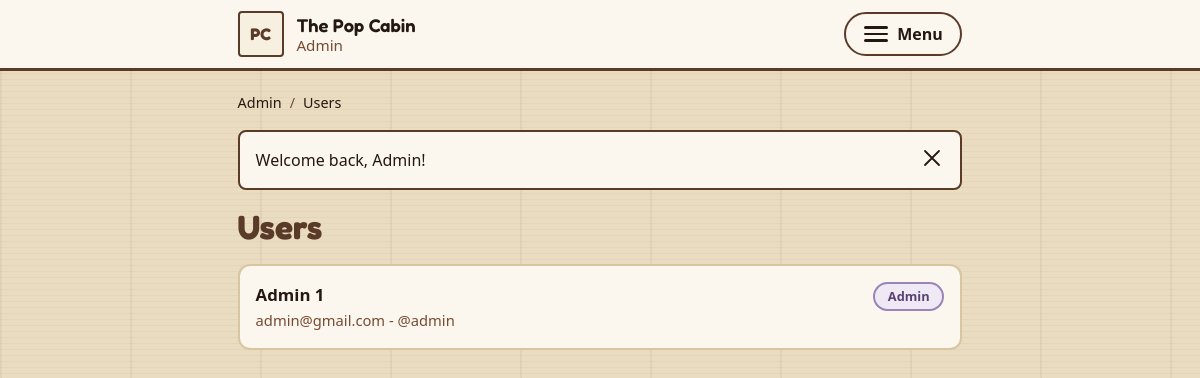
Before: /admin/users.php (signed in) with the older database file.
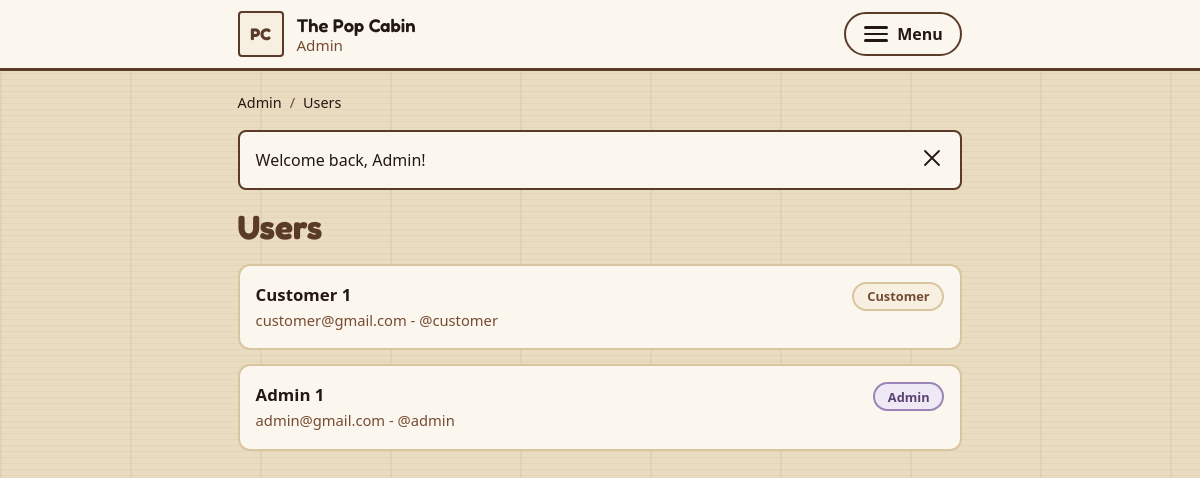
After: the same page with the newer database file.
### tables this page shows
CREATE TABLE `users` (
  `user_id` int(11) NOT NULL,
  `username` varchar(50) NOT NULL,
  `email` varchar(150) NOT NULL,
  `password_hash` varchar(255) NOT NULL,
  `full_name` varchar(150) NOT NULL,
  `phone` varchar(30) NOT NULL,
  `address` varchar(255) NOT NULL,
  `city` varchar(100) NOT NULL,
  `postal_code` varchar(20) NOT NULL,
  `country` varchar(100) NOT NULL,
  `user_role` enum('customer','admin') NOT NULL DEFAULT 'customer'
);

### includes/functions.php (called while the page is built, shortened)
<?php
function e($value): string
{
    return htmlspecialchars((string) ($value ?? ''), ENT_QUOTES, 'UTF-8');
}
function getFlashMessages(): array
{
    $flash = $_SESSION['flash'] ?? [];
    return $flash;
}

### config/database.php (called while the page is built)
<?php
class Database
{
    private static ?Database $instance = null;
    private PDO $conn;
    private function __construct()
    {
        $dsn = 'mysql:host=' . DB_HOST . ';dbname=' . DB_NAME . ';charset=utf8mb4';
        try {
            $this->conn = new PDO($dsn, DB_USER, DB_PASS, [
                PDO::ATTR_ERRMODE            => PDO::ERRMODE_EXCEPTION,
                PDO::ATTR_DEFAULT_FETCH_MODE => PDO::FETCH_ASSOC,
                PDO::ATTR_EMULATE_PREPARES   => false,
            ]);
        } catch (PDOException $e) {
            die(
                'Database connection failed. Check DB_HOST / DB_NAME / DB_USER / DB_PASS in config/config.php, ' .
                'and make sure a database named "' . DB_NAME . '" exists with your tables imported. (' . $e->getMessage() . ')'
            );
        }
    }
    public static function getInstance(): Database
    {
        if (self::$instance === null) {
            self::$instance = new self();
        }
        return self::$instance;
    }
    public function getConnection(): PDO
    {
        return $this->conn;
    }
}

### classes/BaseModel.php (called while the page is built, shortened)
<?php
require_once __DIR__ . '/../config/database.php';
abstract class BaseModel
{
    protected PDO $db;
    public function __construct()
    {
        $this->db = Database::getInstance()->getConnection();
    }
    public function countAll(): int
    {
        return (int) $this->db->query('SELECT COUNT(*) FROM ' . $this->table())->fetchColumn();
    }
}

### classes/User.php (called while the page is built, shortened)
<?php
require_once __DIR__ . '/BaseModel.php';
class User extends BaseModel
{
    protected function table(): string
    {
        return 'users';
    }
    public function getAll(int $limit = 20, int $offset = 0): array
    {
        $limit  = max(1, $limit);
        $offset = max(0, $offset);
        return $this->db->query("SELECT user_id, username, email, full_name, user_role FROM users ORDER BY user_id DESC LIMIT $limit OFFSET $offset")->fetchAll();
    }
}

### admin/users.php (the view, shortened to what the changed rows need)
<?php
require_once __DIR__ . '/../config/config.php';
require_once __DIR__ . '/../classes/User.php';
$userModel  = new User();
$total      = $userModel->countAll();
$totalPages = max(1, (int) ceil($total / ADMIN_PER_PAGE));
$page       = min($totalPages, max(1, (int) ($_GET['page'] ?? 1)));
$users      = $userModel->getAll(ADMIN_PER_PAGE, ($page - 1) * ADMIN_PER_PAGE);
require_once __DIR__ . '/includes/admin_header.php';
?>
<h1 class="admin-title">Users</h1>
<div class="admin-list">
    <?php foreach ($users as $u): ?>
        <article class="admin-res">
            <div class="admin-res-top">
                <div>
                    <p class="res-name"><?php echo e($u['full_name']); ?></p>
                    <p class="res-sub"><?php echo e($u['email']); ?> - @<?php echo e($u['username']); ?></p>
                </div>
                <span class="status-pill <?php echo ($u['user_role'] ?? '') === 'admin' ? 'status-shipped' : ''; ?>"><?php echo e(ucfirst($u['user_role'] ?? 'customer')); ?></span>
            </div>
        </article>
    <?php endforeach; ?>
</div>
<?php require_once __DIR__ . '/includes/admin_footer.php'; ?>

### admin/includes/admin_header.php (shortened to what the changed rows need)
<?php
$flashMessages = getFlashMessages();
$adminCrumbs   = $adminCrumbs ?? [];
$banners = [];
foreach ($flashMessages as $type => $message) { $banners[] = [$type === 'success' ? 'success' : 'error', $message]; }
?>
<!DOCTYPE html>
<html lang="en">
<head>
<link rel="stylesheet" href="<?php echo SITE_URL; ?>/assets/css/tokens.css">
<link rel="stylesheet" href="<?php echo SITE_URL; ?>/assets/css/style.css">
</head>
<body class="admin-body">
<main class="admin-main" id="main">
    <nav class="crumbs" aria-label="Breadcrumb">
        <a href="<?php echo SITE_URL; ?>/admin/index.php">Admin</a>
        <?php foreach ($adminCrumbs as $i => [$label, $path]): ?>
            <span aria-hidden="true">/</span>
            <?php if ($path && $i < count($adminCrumbs) - 1): ?><a href="<?php echo SITE_URL . '/' . $path; ?>"><?php echo e($label); ?></a>
            <?php else: ?><span aria-current="page"><?php echo e($label); ?></span><?php endif; ?>
        <?php endforeach; ?>
    </nav>
    <?php foreach ($banners as [$type, $message]): ?>
        <div class="admin-banner admin-banner-<?php echo $type; ?>" role="<?php echo $type === 'error' ? 'alert' : 'status'; ?>">
            <p><?php echo e($message); ?></p>
            <button type="button" class="banner-close" data-dismiss aria-label="Dismiss message">
                <svg viewBox="0 0 24 24" width="24" height="24" fill="none" stroke="currentColor" stroke-width="1.8" stroke-linecap="round" aria-hidden="true"><path d="M5 5l14 14M19 5L5 19"/></svg>
            </button>
        </div>
    <?php endforeach; ?>

Changed rows visible on the page:
added users: full_name "Customer 1", email "customer@gmail.com", username "customer", user_role "Customer"
